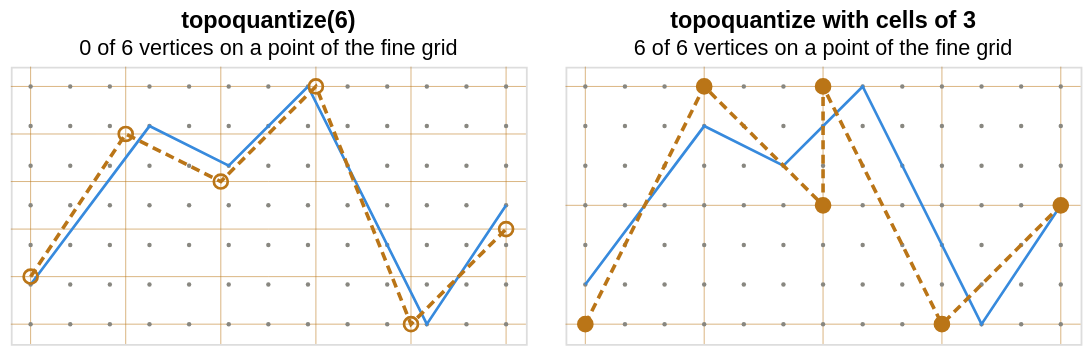

The specification (Vega-Lite) saved for this image:
### Vega-Lite specification from a JSON file in a GitHub repository (floating-point values rounded to 4 significant figures)
{"config": {"view": {"continuousWidth": 400, "continuousHeight": 300, "fill": "transparent"}}, "hconcat": [{"layer": [{"data": {"name": "data-fa84250f2de081b73ddc411d8a582f15"}, "mark": {"type": "rule", "color": "#BA7517", "opacity": 0.6, "strokeWidth": 0.5}, "encoding": {"x": {"axis": null, "field": "x", "scale": {"domain": [-0.5, 12.5]}, "type": "quantitative"}, "x2": {"field": "x2"}, "y": {"axis": null, "field": "y", "scale": {"domain": [-0.5, 6.5]}, "type": "quantitative"}, "y2": {"field": "y2"}}}, {"data": {"name": "data-2811f2d0d4626149dc8bf1c4a723ac50"}, "mark": {"type": "circle", "color": "#888780", "opacity": 1, "size": 6}, "encoding": {"x": {"axis": null, "field": "x", "scale": {"domain": [-0.5, 12.5]}, "type": "quantitative"}, "y": {"axis": null, "field": "y", "scale": {"domain": [-0.5, 6.5]}, "type": "quantitative"}}}, {"data": {"name": "data-c55dd23c48483c17261c4a6772aedd9c"}, "mark": {"type": "line", "clip": true, "color": "#378ADD", "strokeWidth": 1.5}, "encoding": {"detail": {"field": "part", "type": "nominal"}, "order": {"field": "o", "type": "quantitative"}, "x": {"axis": null, "field": "x", "scale": {"domain": [-0.5, 12.5]}, "type": "quantitative"}, "y": {"axis": null, "field": "y", "scale": {"domain": [-0.5, 6.5]}, "type": "quantitative"}}}, {"data": {"name": "data-1e35f5e65a63103e93bb07273ff4eb83"}, "mark": {"type": "line", "clip": true, "color": "#BA7517", "strokeDash": [5, 3], "strokeWidth": 2}, "encoding": {"detail": {"field": "part", "type": "nominal"}, "order": {"field": "o", "type": "quantitative"}, "x": {"axis": null, "field": "x", "scale": {"domain": [-0.5, 12.5]}, "type": "quantitative"}, "y": {"axis": null, "field": "y", "scale": {"domain": [-0.5, 6.5]}, "type": "quantitative"}}}, {"data": {"name": "data-1e35f5e65a63103e93bb07273ff4eb83"}, "mark": {"type": "point", "clip": true, "color": "#BA7517", "opacity": 1, "size": 60, "strokeWidth": 1.5}, "encoding": {"fill": {"condition": {"test": "datum.on", "value": "#BA7517"}, "value": null}, "x": {"axis": null, "field": "x", "scale": {"domain": [-0.5, 12.5]}, "type": "quantitative"}, "y": {"axis": null, "field": "y", "scale": {"domain": [-0.5, 6.5]}, "type": "quantitative"}}}], "height": 154.0, "title": {"text": "topoquantize(6)", "subtitle": "0 of 6 vertices on a point of the fine grid"}, "width": 286.0}, {"layer": [{"data": {"name": "data-84fe1dab8fd372f935bc56bdc1deb55b"}, "mark": {"type": "rule", "color": "#BA7517", "opacity": 0.6, "strokeWidth": 0.5}, "encoding": {"x": {"axis": null, "field": "x", "scale": {"domain": [-0.5, 12.5]}, "type": "quantitative"}, "x2": {"field": "x2"}, "y": {"axis": null, "field": "y", "scale": {"domain": [-0.5, 6.5]}, "type": "quantitative"}, "y2": {"field": "y2"}}}, {"data": {"name": "data-2811f2d0d4626149dc8bf1c4a723ac50"}, "mark": {"type": "circle", "color": "#888780", "opacity": 1, "size": 6}, "encoding": {"x": {"axis": null, "field": "x", "scale": {"domain": [-0.5, 12.5]}, "type": "quantitative"}, "y": {"axis": null, "field": "y", "scale": {"domain": [-0.5, 6.5]}, "type": "quantitative"}}}, {"data": {"name": "data-c55dd23c48483c17261c4a6772aedd9c"}, "mark": {"type": "line", "clip": true, "color": "#378ADD", "strokeWidth": 1.5}, "encoding": {"detail": {"field": "part", "type": "nominal"}, "order": {"field": "o", "type": "quantitative"}, "x": {"axis": null, "field": "x", "scale": {"domain": [-0.5, 12.5]}, "type": "quantitative"}, "y": {"axis": null, "field": "y", "scale": {"domain": [-0.5, 6.5]}, "type": "quantitative"}}}, {"data": {"name": "data-41858a51e584d53ec68667f7608cfb78"}, "mark": {"type": "line", "clip": true, "color": "#BA7517", "strokeDash": [5, 3], "strokeWidth": 2}, "encoding": {"detail": {"field": "part", "type": "nominal"}, "order": {"field": "o", "type": "quantitative"}, "x": {"axis": null, "field": "x", "scale": {"domain": [-0.5, 12.5]}, "type": "quantitative"}, "y": {"axis": null, "field": "y", "scale": {"domain": [-0.5, 6.5]}, "type": "quantitative"}}}, {"data": {"name": "data-41858a51e584d53ec68667f7608cfb78"}, "mark": {"type": "point", "clip": true, "color": "#BA7517", "opacity": 1, "size": 60, "strokeWidth": 1.5}, "encoding": {"fill": {"condition": {"test": "datum.on", "value": "#BA7517"}, "value": null}, "x": {"axis": null, "field": "x", "scale": {"domain": [-0.5, 12.5]}, "type": "quantitative"}, "y": {"axis": null, "field": "y", "scale": {"domain": [-0.5, 6.5]}, "type": "quantitative"}}}], "height": 154.0, "title": {"text": "topoquantize with cells of 3", "subtitle": "6 of 6 vertices on a point of the fine grid"}, "width": 286.0}], "background": "transparent", "$schema": "https://vega.github.io/schema/vega-lite/v6.4.1.json", "datasets": {"data-fa84250f2de081b73ddc411d8a582f15": [{"x": 0.0, "x2": 0.0, "y": -0.5, "y2": 6.5}, {"x": 2.4, "x2": 2.4, "y": -0.5, "y2": 6.5}, {"x": 4.8, "x2": 4.8, "y": -0.5, "y2": 6.5}, {"x": 7.2, "x2": 7.2, "y": -0.5, "y2": 6.5}, {"x": 9.6, "x2": 9.6, "y": -0.5, "y2": 6.5}, {"x": 12.0, "x2": 12.0, "y": -0.5, "y2": 6.5}, {"x": -0.5, "x2": 12.5, "y": 0.0, "y2": 0.0}, {"x": -0.5, "x2": 12.5, "y": 1.2, "y2": 1.2}, {"x": -0.5, "x2": 12.5, "y": 2.4, "y2": 2.4}, {"x": -0.5, "x2": 12.5, "y": 3.6, "y2": 3.6}, {"x": -0.5, "x2": 12.5, "y": 4.8, "y2": 4.8}, {"x": -0.5, "x2": 12.5, "y": 6.0, "y2": 6.0}], "data-2811f2d0d4626149dc8bf1c4a723ac50": [{"x": 0.0, "y": 0.0}, {"x": 1.0, "y": 0.0}, {"x": 2.0, "y": 0.0}, {"x": 3.0, "y": 0.0}, {"x": 4.0, "y": 0.0}, {"x": 5.0, "y": 0.0}, {"x": 6.0, "y": 0.0}, {"x": 7.0, "y": 0.0}, {"x": 8.0, "y": 0.0}, {"x": 9.0, "y": 0.0}, {"x": 10.0, "y": 0.0}, {"x": 11.0, "y": 0.0}, {"x": 12.0, "y": 0.0}, {"x": 0.0, "y": 1.0}, {"x": 1.0, "y": 1.0}, {"x": 2.0, "y": 1.0}, {"x": 3.0, "y": 1.0}, {"x": 4.0, "y": 1.0}, {"x": 5.0, "y": 1.0}, {"x": 6.0, "y": 1.0}, {"x": 7.0, "y": 1.0}, {"x": 8.0, "y": 1.0}, {"x": 9.0, "y": 1.0}, {"x": 10.0, "y": 1.0}, {"x": 11.0, "y": 1.0}, {"x": 12.0, "y": 1.0}, {"x": 0.0, "y": 2.0}, {"x": 1.0, "y": 2.0}, {"x": 2.0, "y": 2.0}, {"x": 3.0, "y": 2.0}, {"x": 4.0, "y": 2.0}, {"x": 5.0, "y": 2.0}, {"x": 6.0, "y": 2.0}, {"x": 7.0, "y": 2.0}, {"x": 8.0, "y": 2.0}, {"x": 9.0, "y": 2.0}, {"x": 10.0, "y": 2.0}, {"x": 11.0, "y": 2.0}, {"x": 12.0, "y": 2.0}, {"x": 0.0, "y": 3.0}, {"x": 1.0, "y": 3.0}, {"x": 2.0, "y": 3.0}, {"x": 3.0, "y": 3.0}, {"x": 4.0, "y": 3.0}, {"x": 5.0, "y": 3.0}, {"x": 6.0, "y": 3.0}, {"x": 7.0, "y": 3.0}, {"x": 8.0, "y": 3.0}, {"x": 9.0, "y": 3.0}, {"x": 10.0, "y": 3.0}, {"x": 11.0, "y": 3.0}, {"x": 12.0, "y": 3.0}, {"x": 0.0, "y": 4.0}, {"x": 1.0, "y": 4.0}, {"x": 2.0, "y": 4.0}, {"x": 3.0, "y": 4.0}, {"x": 4.0, "y": 4.0}, {"x": 5.0, "y": 4.0}, {"x": 6.0, "y": 4.0}, {"x": 7.0, "y": 4.0}, {"x": 8.0, "y": 4.0}, {"x": 9.0, "y": 4.0}, {"x": 10.0, "y": 4.0}, {"x": 11.0, "y": 4.0}, {"x": 12.0, "y": 4.0}, {"x": 0.0, "y": 5.0}, {"x": 1.0, "y": 5.0}, {"x": 2.0, "y": 5.0}, {"x": 3.0, "y": 5.0}, {"x": 4.0, "y": 5.0}, {"x": 5.0, "y": 5.0}, {"x": 6.0, "y": 5.0}, {"x": 7.0, "y": 5.0}, {"x": 8.0, "y": 5.0}, {"x": 9.0, "y": 5.0}, {"x": 10.0, "y": 5.0}, {"x": 11.0, "y": 5.0}, {"x": 12.0, "y": 5.0}, {"x": 0.0, "y": 6.0}, {"x": 1.0, "y": 6.0}, {"x": 2.0, "y": 6.0}, {"x": 3.0, "y": 6.0}, {"x": 4.0, "y": 6.0}, {"x": 5.0, "y": 6.0}, {"x": 6.0, "y": 6.0}, {"x": 7.0, "y": 6.0}, {"x": 8.0, "y": 6.0}, {"x": 9.0, "y": 6.0}, {"x": 10.0, "y": 6.0}, {"x": 11.0, "y": 6.0}, {"x": 12.0, "y": 6.0}], "data-c55dd23c48483c17261c4a6772aedd9c": [{"x": 0.0, "y": 1.0, "part": 0, "o": 0}, {"x": 3.0, "y": 5.0, "part": 0, "o": 1}, {"x": 5.0, "y": 4.0, "part": 0, "o": 2}, {"x": 7.0, "y": 6.0, "part": 0, "o": 3}, {"x": 10.0, "y": 0.0, "part": 0, "o": 4}, {"x": 12.0, "y": 3.0, "part": 0, "o": 5}], "data-1e35f5e65a63103e93bb07273ff4eb83": [{"x": 0.0, "y": 1.2, "part": 0, "o": 0, "on": false}, {"x": 2.4, "y": 4.8, "part": 0, "o": 1, "on": false}, {"x": 4.8, "y": 3.6, "part": 0, "o": 2, "on": false}, {"x": 7.2, "y": 6.0, "part": 0, "o": 3, "on": false}, {"x": 9.6, "y": 0.0, "part": 0, "o": 4, "on": false}, {"x": 12.0, "y": 2.4, "part": 0, "o": 5, "on": false}], "data-84fe1dab8fd372f935bc56bdc1deb55b": [{"x": 0.0, "x2": 0.0, "y": -0.5, "y2": 6.5}, {"x": 3.0, "x2": 3.0, "y": -0.5, "y2": 6.5}, {"x": 6.0, "x2": 6.0, "y": -0.5, "y2": 6.5}, {"x": 9.0, "x2": 9.0, "y": -0.5, "y2": 6.5}, {"x": 12.0, "x2": 12.0, "y": -0.5, "y2": 6.5}, {"x": -0.5, "x2": 12.5, "y": 0.0, "y2": 0.0}, {"x": -0.5, "x2": 12.5, "y": 3.0, "y2": 3.0}, {"x": -0.5, "x2": 12.5, "y": 6.0, "y2": 6.0}], "data-41858a51e584d53ec68667f7608cfb78": [{"x": 0.0, "y": 0.0, "part": 0, "o": 0, "on": true}, {"x": 3.0, "y": 6.0, "part": 0, "o": 1, "on": true}, {"x": 6.0, "y": 3.0, "part": 0, "o": 2, "on": true}, {"x": 6.0, "y": 6.0, "part": 0, "o": 3, "on": true}, {"x": 9.0, "y": 0.0, "part": 0, "o": 4, "on": true}, {"x": 12.0, "y": 3.0, "part": 0, "o": 5, "on": true}]}}
